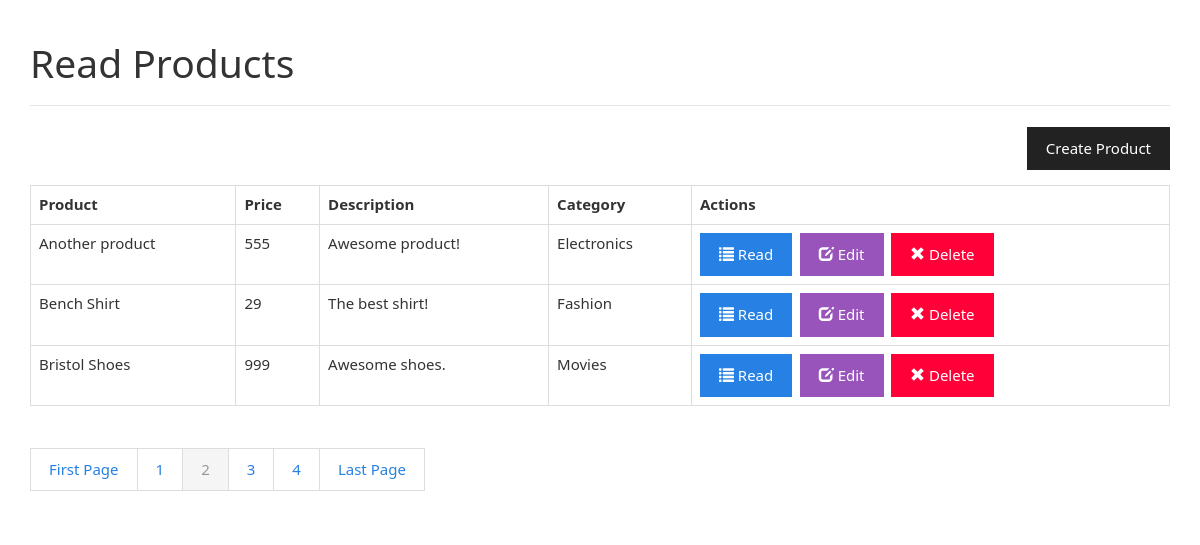
The app's page /index.php?page=2 with its own data.
### tables this page shows
CREATE TABLE IF NOT EXISTS `products` (
  `id` int(11) NOT NULL AUTO_INCREMENT,
  `name` varchar(32) NOT NULL,
  `description` text NOT NULL,
  `price` decimal(10,0) NOT NULL,
  `category_id` int(11) NOT NULL,
  `created` datetime NOT NULL,
  `modified` timestamp NOT NULL DEFAULT CURRENT_TIMESTAMP,
  PRIMARY KEY (`id`)
);

CREATE TABLE IF NOT EXISTS `categories` (
  `id` int(11) NOT NULL AUTO_INCREMENT,
  `name` varchar(256) NOT NULL,
  `description` text NOT NULL,
  `created` datetime NOT NULL,
  `modified` timestamp NOT NULL DEFAULT CURRENT_TIMESTAMP,
  PRIMARY KEY (`id`)
);

### objects/product.php (called while the page is built, shortened)
<?php
class Product{
    private $conn;
    private $table_name = "products";
    public function __construct($db){
        $this->conn = $db;
    }
    function readAll($from_record_num, $records_per_page){
      $query = "SELECT
                  id, name, description, price, category_id
              FROM
                  " . $this->table_name . "
              ORDER BY
                  name ASC
              LIMIT
                  {$from_record_num}, {$records_per_page}";
      $stmt = $this->conn->prepare( $query );
      $stmt->execute();
      return $stmt;
  }
}
 ?>

### objects/category.php (called while the page is built, shortened)
<?php
class Category{
      private $conn;
      private $table_name = "categories";
      public $id;
      public function __construct($db){
        $this->conn = $db;
      }
      function readName(){
        $query = "SELECT name FROM " . $this->table_name . " WHERE id = ? limit 0,1";
        $stmt = $this->conn->prepare($query);
        $stmt->bindParam(1, $this->id);
        $stmt->execute();
        $row = $stmt->fetch(PDO::FETCH_ASSOC);
        $this->name = $row['name'];
      }
}
?>

### index.php (the view, shortened to what this page needs)
<?php
      $page = isset($_GET['page']) ? $_GET['page'] : 1;
      $records_per_page = 3;
      $from_record_num = ($records_per_page * $page) - $records_per_page;
      include_once 'objects/product.php';
      include_once 'objects/category.php';
      $database = new Database();
      $db = $database->getConnection();
      $product = new Product($db);
      $category = new Category($db);
      $stmt = $product->readAll($from_record_num, $records_per_page);
      $num = $stmt->rowCount();
      include_once "header.php";
      echo "<div class='right-button-margin'>";
        echo "<a href='create_product.php' class='btn btn-default pull-right'>Create Product</a>";
      echo "</div>";
      if($num>0){
        echo "<table class='table table-hover table-responsive table-bordered'>";
          echo "<tr>";
              echo "<th>Product</th>";
              echo "<th>Price</th>";
              echo "<th>Description</th>";
              echo "<th>Category</th>";
              echo "<th>Actions</th>";
          echo "</tr>";
          while ($row = $stmt->fetch(PDO::FETCH_ASSOC)){
            extract($row);
            echo "<tr>";
                  echo "<td>{$name}</td>";
                  echo "<td>{$price}</td>";
                  echo "<td>{$description}</td>";
                  echo "<td>";
                      $category->id = $category_id;
                      $category->readName();
                      echo $category->name;
                  echo "</td>";
                  echo "<td>";
                          echo "<a href='read_one.php?id={$id}' class='btn btn-primary left-margin'>";
                          echo "<span class='glyphicon glyphicon-list'></span> Read";
                          echo "</a>";
                          echo "<a href='update_product.php?id={$id}' class='btn btn-info left-margin'>";
                          echo "<span class='glyphicon glyphicon-edit'></span> Edit";
                          echo "</a>";
                          echo "<a delete-id='{$id}' class='btn btn-danger delete-object'>";
                          echo "<span class='glyphicon glyphicon-remove'></span> Delete";
                          echo "</a>";
                  echo "</td>";
            echo "</tr>";
          }
          echo "</table>";
          include_once 'paging.php';
      }else{
        echo "<div class='alert alert-info'>No products found.</div>";
      }
      include_once "footer.php";
?>

### header.php (style rules this page uses)
.left-margin { margin:0 .5em 0 0; }
.right-button-margin { margin: 0 0 1em 0; overflow: hidden; }

### records on screen
products: name "Another product", price "555", description "Awesome product!", category.name "Electronics"
products: name "Bench Shirt", price "29", description "The best shirt!", category.name "Fashion"
products: name "Bristol Shoes", price "999", description "Awesome shoes.", category.name "Movies"

### other values on screen
$page_title "Read Products"
